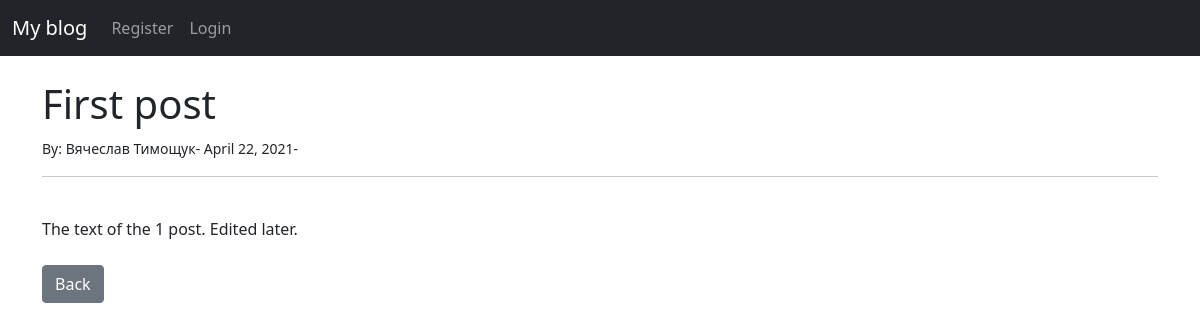
The app's page /article/1 with its own data.
### myblog/models.py (models this page shows, shortened)
class Post(models.Model):
    title = models.CharField(max_length=255)
    title_tag = models.CharField(max_length=255, default="My blog")
    author = models.ForeignKey(User, on_delete=models.CASCADE)
    body = models.TextField()
    post_date = models.DateField(auto_now_add = True)
    category = models.CharField(max_length=255, default='coding')

### myblog/views.py (the view)
# urls.py: path('article/<int:pk>',ArticleDetailView.as_view(), name="article-detail"),
class ArticleDetailView(DetailView):
        model = Post
        template_name = 'article_details.html'

### myblog/templates/article_details.html (shortened to what this page needs)
{% extends 'base.html' %}
 {% block content %}
<h1>{{ post.title }}</h1>
<small>By: {{ post.author.first_name }}   {{ post.author.last_name }}-
    {{ post.post_date }}-
</small><br/>
<hr>
<br>
{{ post.body|safe }}
<br/><br/>
<a href="{% url 'home' %}" class="btn btn-secondary" >Back</a>
    {% endblock %}

### records on screen
Post: title "First post", author.first_name "Вячеслав", author.last_name "Тимощук", post_date "April 22, 2021", body "The text of the 1 post. Edited later."
